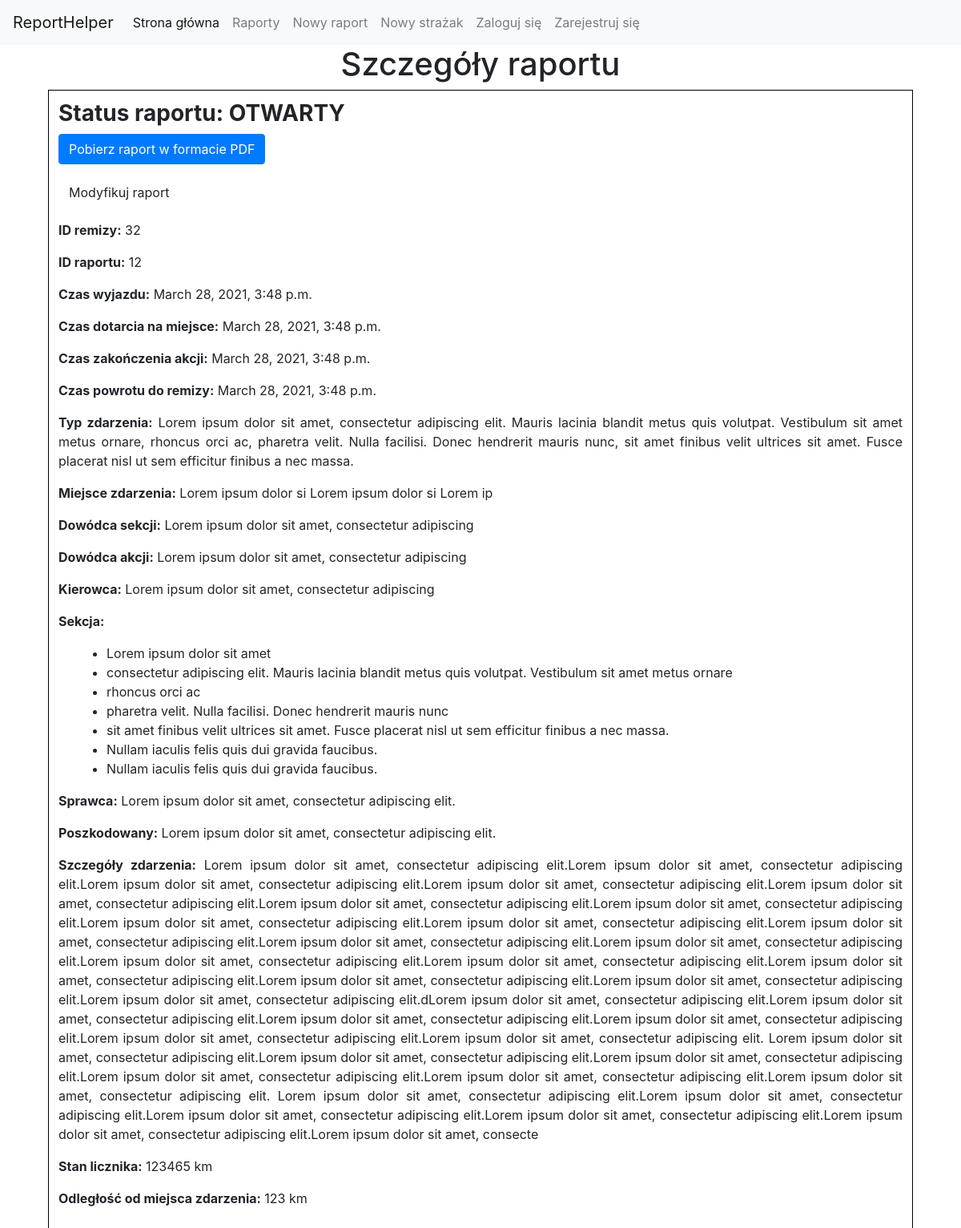
The page /reports/12 on the database as committed earlier.
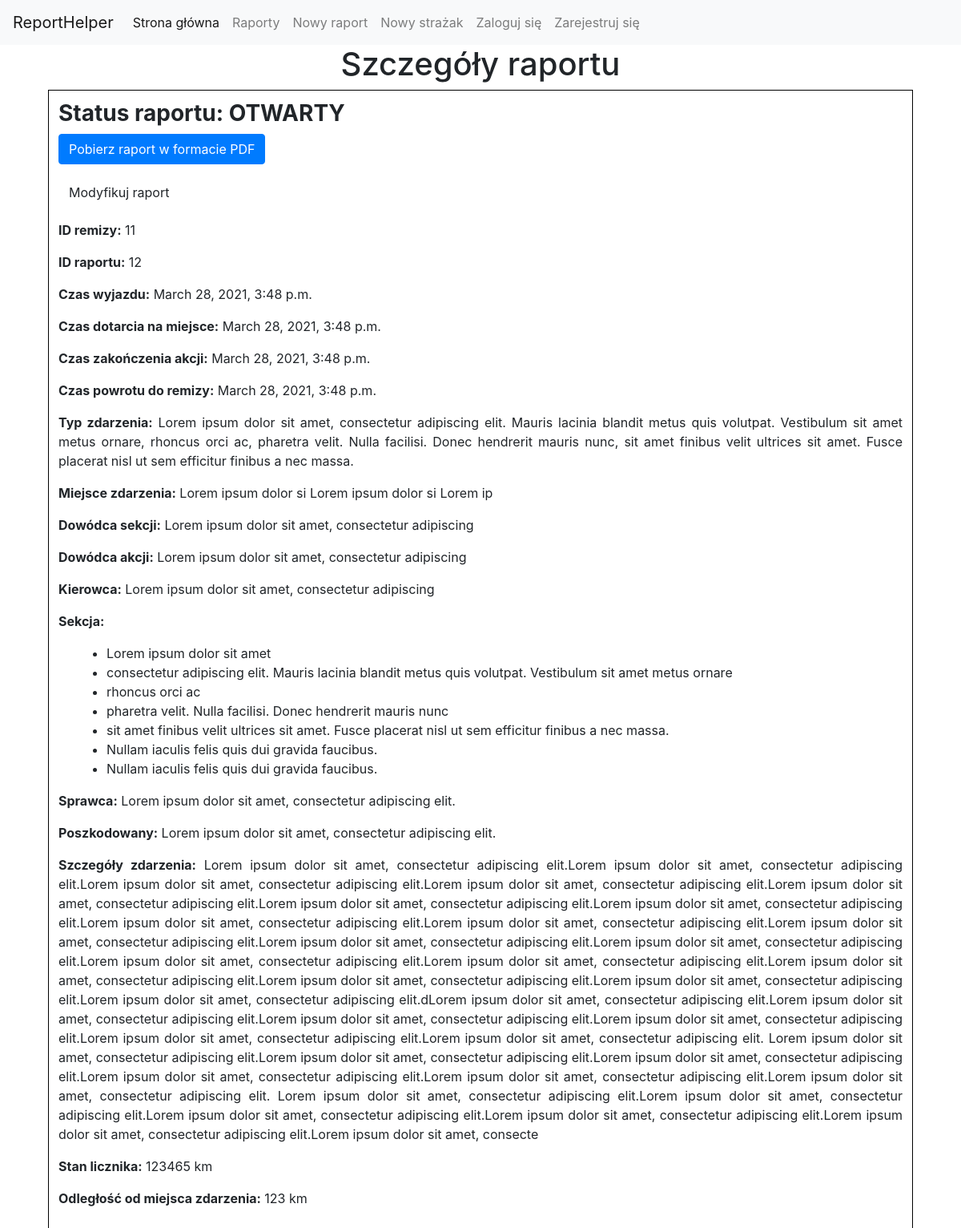
The same page on the database as committed later.
### reporter/models.py (models this page shows, shortened)
class Report(models.Model):
    id = models.AutoField(primary_key=True)
    stationid = models.CharField(max_length=10, default="")
    reportid = models.CharField(max_length=10, default="")
    departureTime = models.DateTimeField(default=datetime.datetime.now())
    arrivalTime = models.DateTimeField(default=datetime.datetime.now())
    actionEndTime = models.DateTimeField(default=datetime.datetime.now())
    fireStationArrivalTime = models.DateTimeField(default=datetime.datetime.now())
    incidentType = models.CharField(max_length=1000, default="")
    incidentPlace = models.CharField(max_length=50, default="")
    sectionCommander = models.CharField(max_length=50, default="")
    actionCommander = models.CharField(max_length=50, default="")
    driver = models.CharField(max_length=50, default="")
    perpetrator = models.CharField(max_length=1000, default="")
    victim = models.CharField(max_length=1000, default="")
    section = models.CharField(max_length=1000, default="")
    details = models.CharField(max_length=2000, default="")
    odometer = models.CharField(max_length=10, default="")
    distance = models.CharField(max_length=10, default="")
    isLocked = models.BooleanField(default=False)

### reporter/views.py (the view)
# urls.py: path('reports/<pk>', views.report_details, name="report-details"),
def report_details(request, pk):
    report = get_object_or_404(Report, pk=pk)
    firefighters = report.section.split(",")
    return render(request, 'report.html', {'report': report, 'firefighters': firefighters})

### reporter/templates/report.html
{% extends 'index.html' %}
{% block content %}
    <h1 style="text-align: center">Szczegóły raportu</h1>
    <div style="margin-left:5%;width:90%;border:1px solid black; padding:1%;text-align: justify;">
        <h3><b>Status raportu: {% if report.isLocked %} <span style="color: red; ">ZAMKNIĘTY </span> {% else %} OTWARTY{% endif %}</b></h3>
        <p><a class="btn btn-primary" href="{% url 'render-to-pdf' pk=report.pk %}">Pobierz raport w formacie PDF</a></p>
        <p><a class="btn btm-primary" href="{% url 'modify-report' pk=report.pk %}">Modyfikuj raport</a></p>
        <p><b>ID remizy:</b> {{ report.stationid }}</p>
        <p><b>ID raportu:</b> {{ report.reportid }}</p>
        <p><b>Czas wyjazdu:</b> {{ report.departureTime }}</p>
        <p><b>Czas dotarcia na miejsce:</b> {{ report.arrivalTime }}</p>
        <p><b>Czas zakończenia akcji:</b> {{ report.actionEndTime }}</p>
        <p><b>Czas powrotu do remizy:</b> {{ report.fireStationArrivalTime }}</p>
        <p><b>Typ zdarzenia:</b> {{ report.incidentType }}</p>
        <p><b>Miejsce zdarzenia:</b> {{ report.incidentPlace }}</p>
        <p><b>Dowódca sekcji:</b> {{ report.sectionCommander }}</p>
        <p><b>Dowódca akcji:</b> {{ report.actionCommander }}</p>
    <p><b>Kierowca:</b> {{ report.driver }}</p>
    <p><b>Sekcja:</b>
    <ul>
        {% for firefighter in firefighters %}
            <li style="margin-left:20px;">{{ firefighter }}</li>
        {% endfor %}
    </ul>
    </p>
    <p><b>Sprawca:</b> {{ report.perpetrator }}</p>
    <p><b>Poszkodowany:</b> {{ report.victim }}</p>
    <p><b>Szczegóły zdarzenia:</b> {{ report.details }}</p>
    <p><b>Stan licznika:</b> {{ report.odometer }} km</p>
    <p><b>Odległość od miejsca zdarzenia:</b> {{ report.distance }} km</p>
    </div>
{% endblock %}

Rows that differ between the two databases and show on the page:
changed Report "Lorem ipsum dolor si Lorem ipsum dolor si Lorem ip": stationid "32" → "11"
